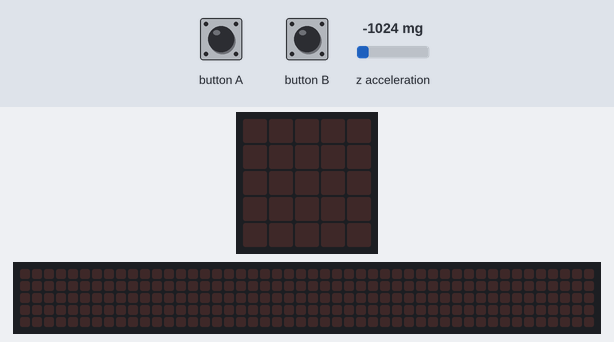
Simulated run of this program. Board: BBC micro:bit running MicroPython. Shown: the board's 5×5 LED display, a strip that is not on the board, showing the scrolling text unrolled. The inputs (shaded band) are chosen by the test bench; at power-on: z acceleration -1024 mg. The 48×5 strip is a reading aid, not a part: it shows the text the display is scrolling, unrolled, one strip-width of it at a time.

Above: at 1.2 s.
1.3 s: button A pressed for 0.15 s
At 1.37 s:
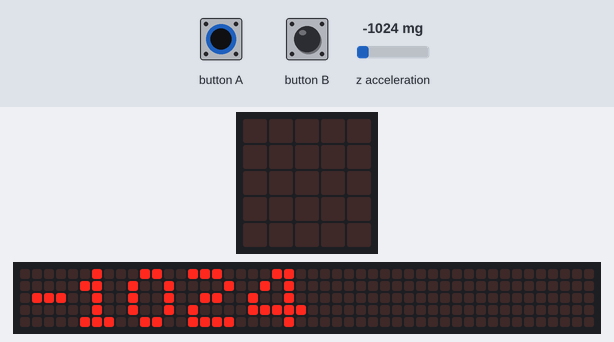
4.3 s: button B pressed for 0.15 s
At 5.87 s:
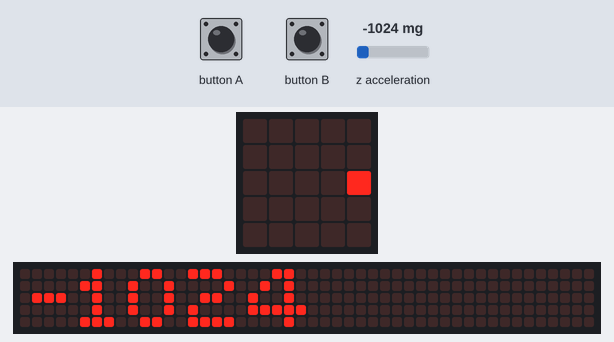
7.4 s: button B pressed for 1 s
At 10.37 s:
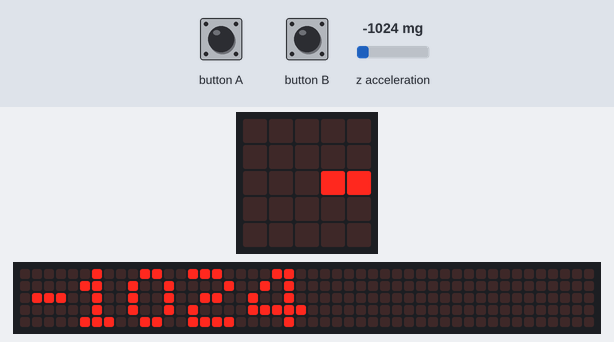
10.4 s: button B pressed for 3.2 s
At 14.57 s:
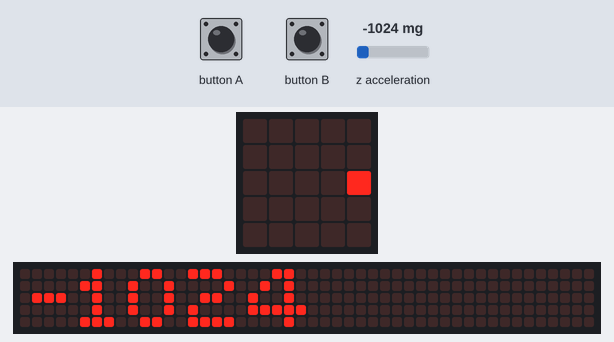

The program:

02_-_z_accel.py
```python
from microbit import *

#sea_level = 0
#top = 0

#display.scroll('press a at sea level')
# sea_level may be bigger than top???


while True:

    if button_a.was_pressed() or button_b.was_pressed():
        z = accelerometer.get_z()
        display.scroll(str(z))
```

Measured:
- after the input at 1.3 s, the display: changes at once (image 1)
